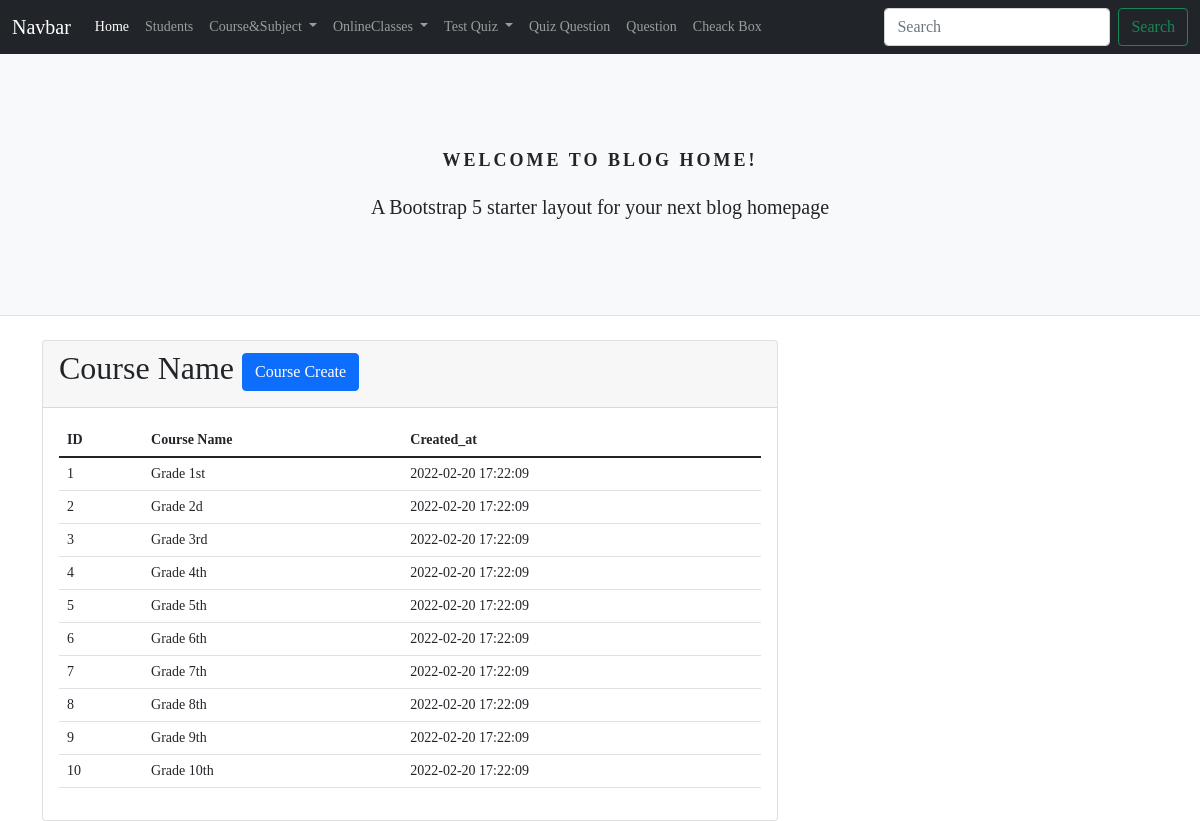
The app's page /course/course_index.php with its own data.
### tables this page shows
create table courses(
    id int primary key auto_increment,
    course_name varchar(225) not null,
    created_at TIMESTAMP DEFAULT CURRENT_TIMESTAMP);

### _classes/Libs/Database/MySQL.php (called while the page is built, shortened)
<?php
class MySQL
{
	private $dbhost;
	private $dbuser;
	private $dbname;
	private $dbpass;
	public function __construct(
		$dbhost = "localhost",
		$dbuser = "root",
		$dbname = "school",
		$dbpass = "",
	) {
		$this->dbhost = $dbhost;
		$this->dbuser = $dbuser;
		$this->dbname = $dbname;
		$this->dbpass = $dbpass;
	}
	public function connect()
	{
		try {
			$this->db = new PDO(
				"mysql:host=$this->dbhost;dbname=$this->dbname",
				$this->dbuser,
				$this->dbpass,
				[
					PDO::ATTR_ERRMODE => PDO::ERRMODE_EXCEPTION,
					PDO::ATTR_DEFAULT_FETCH_MODE => PDO::FETCH_OBJ,
				]
			);
			return $this->db;
		} catch (PDOException $e) {
			return $e->getMessage();
		}
	}
}

### _classes/Libs/Database/Course.php (called while the page is built, shortened)
<?php
class Course
{
	private $db = null;
	public function __construct(MySQL $db)
	{
		$this->db = $db->connect();
	}
 public function CourseGetAll()
	{
		$statement = $this->db->query("SELECT * FROM courses");
		return $statement->fetchAll();
	}
}

### course/course_index.php (the view, shortened to what this page needs)
<?php
include("../layout/head.php");
include("../layout/nav.php");
include("../layout/header.php");
$table = new Course(new MySQL());
$courses = $table->CourseGetAll();
?>
<div class="container">
 <div class="row">
  <div class="col-lg-8">
   <div class="card">
    <div class="card-header"><h2>Course Name <span><a href="course_create_form.php" class="btn btn-primary">Course Create</a></span></h2></div>
    <div class="card-body">
     <table class="table">
 <tr>
  <th>ID</th>
  <th>Course Name</th>
  <th>Created_at</th>
 </tr>
 <tbody>
  <?php foreach($courses as $course) : ?>
  <tr>
    <td><?= $course ->id ?></td>
    <td><?= $course ->course_name ?></td>
    <td><?= $course ->created_at ?></td>
  </tr>
  <?php endforeach ?>
 </tbody>
</table>
    </div>
   </div>
  </div>
 </div>
</div>
<?php include("../layout/footer.php"); ?>

### records on screen
courses: id "1", course_name "Grade 1st", created_at "2022-02-20 17:22:09"
courses: id "2", course_name "Grade 2d", created_at "2022-02-20 17:22:09"
courses: id "3", course_name "Grade 3rd", created_at "2022-02-20 17:22:09"
courses: id "4", course_name "Grade 4th", created_at "2022-02-20 17:22:09"
courses: id "5", course_name "Grade 5th", created_at "2022-02-20 17:22:09"
courses: id "6", course_name "Grade 6th", created_at "2022-02-20 17:22:09"
courses: id "7", course_name "Grade 7th", created_at "2022-02-20 17:22:09"
courses: id "8", course_name "Grade 8th", created_at "2022-02-20 17:22:09"
courses: id "9", course_name "Grade 9th", created_at "2022-02-20 17:22:09"
courses: id "10", course_name "Grade 10th", created_at "2022-02-20 17:22:09"
